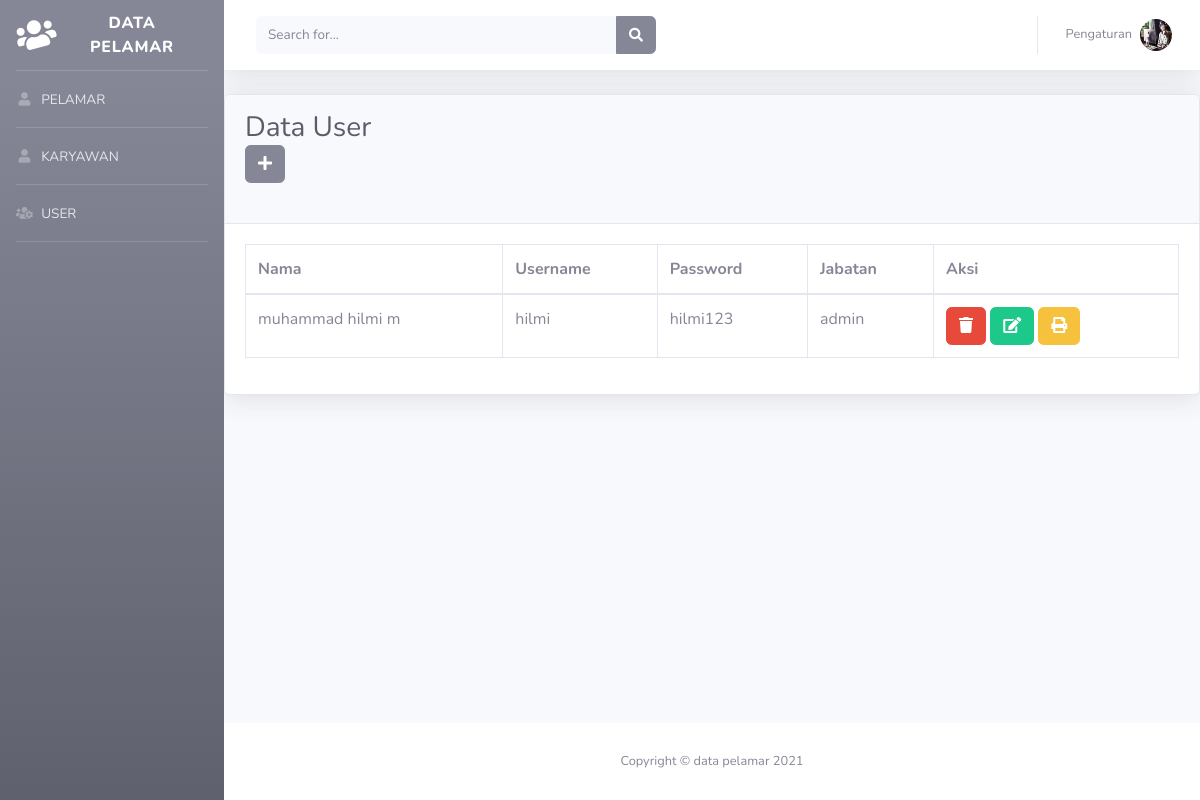
The app's page /index.php/user with its own data.
### tables this page shows
CREATE TABLE `tbl_user` (
  `id` int(8) NOT NULL,
  `nama_user` varchar(50) NOT NULL,
  `username` varchar(50) NOT NULL,
  `password` varchar(50) NOT NULL,
  `level` enum('admin','user') NOT NULL
);

### application/controllers/User.php (called while the page is built, shortened)
<?php
class User extends CI_Controller {
    function __construct()
    {
        $this->load->model('User_model', 'um');
    }
    function index()
    {
        $data['user'] = $this->um->user();
        $this->load->view('template/header');
        $this->load->view('admin/user', $data);
        $this->load->view('template/footer');
    }
}

### index.php (called while the page is built, shortened)
<?php
require_once BASEPATH.'core/CodeIgniter.php';

### application/models/User_model.php (called while the page is built, shortened)
<?php
class User_model extends CI_Model {
    function user()
    {
        return $this->db->get('tbl_user')->result();
    }
}

### application/views/admin/user.php (the view, shortened to what this page needs)
<div class="card shadow mb-4">
            <div class="card-header py-3">
                <h1 class="h3 mb-4 text-gray-800">Data User
                <div class="table-responsive">
                <a href="<?= base_url('User/tambah')?>">
                <button class="btn btn-secondary btn-"><i class="fa fa-plus"></i></button>
                </a>
            </div>
            <div class="card-body">
                <div class="table-responsive">
                    <table class="table table-bordered" id="dataTable" width="100%" cellspacing="0">
                        <thead>
                            <tr>
                                <th>Nama</th>
                                <th>Username</th>
                                <th>Password</th>
                                <th>Jabatan</th>
                                <th>Aksi</th>
                            </tr>
                        </thead>
                        <?php
                       foreach($user as $um):
                       ?>
                        <tbody>
                            <td><?= $um->nama_user ?></td>
                            <td><?= $um->username ?></td>
                            <td><?= $um->password ?></td>
                            <td><?= $um->level ?></td>
                            <td>
                            <a href="<?= base_url('User/hapus_u/'.$um->id)?>">
                            <button class="btn btn-danger btn-"><i class="fa fa-trash"></i></button>
                            </a>
                            <a href="<?= base_url('User/edit_u/'. $um->id)?>">
                            <button class="btn btn-success btn-"><i class="fa fa-edit"></i></button>
                            </a>
                            <a href="<?=base_url("User/print_user/".$um->id)?>" class="btn btn-warning btn-"><i class="fa fa-print"></i></a>
                            </td>
                        </tbody>
                        <?php
                        endforeach;
                        ?>
                    </table>
                </div>
            </div>
        </div>
    </div>

### records on screen
tbl_user: nama_user "muhammad hilmi m", username "hilmi", password "hilmi123", level "admin"
